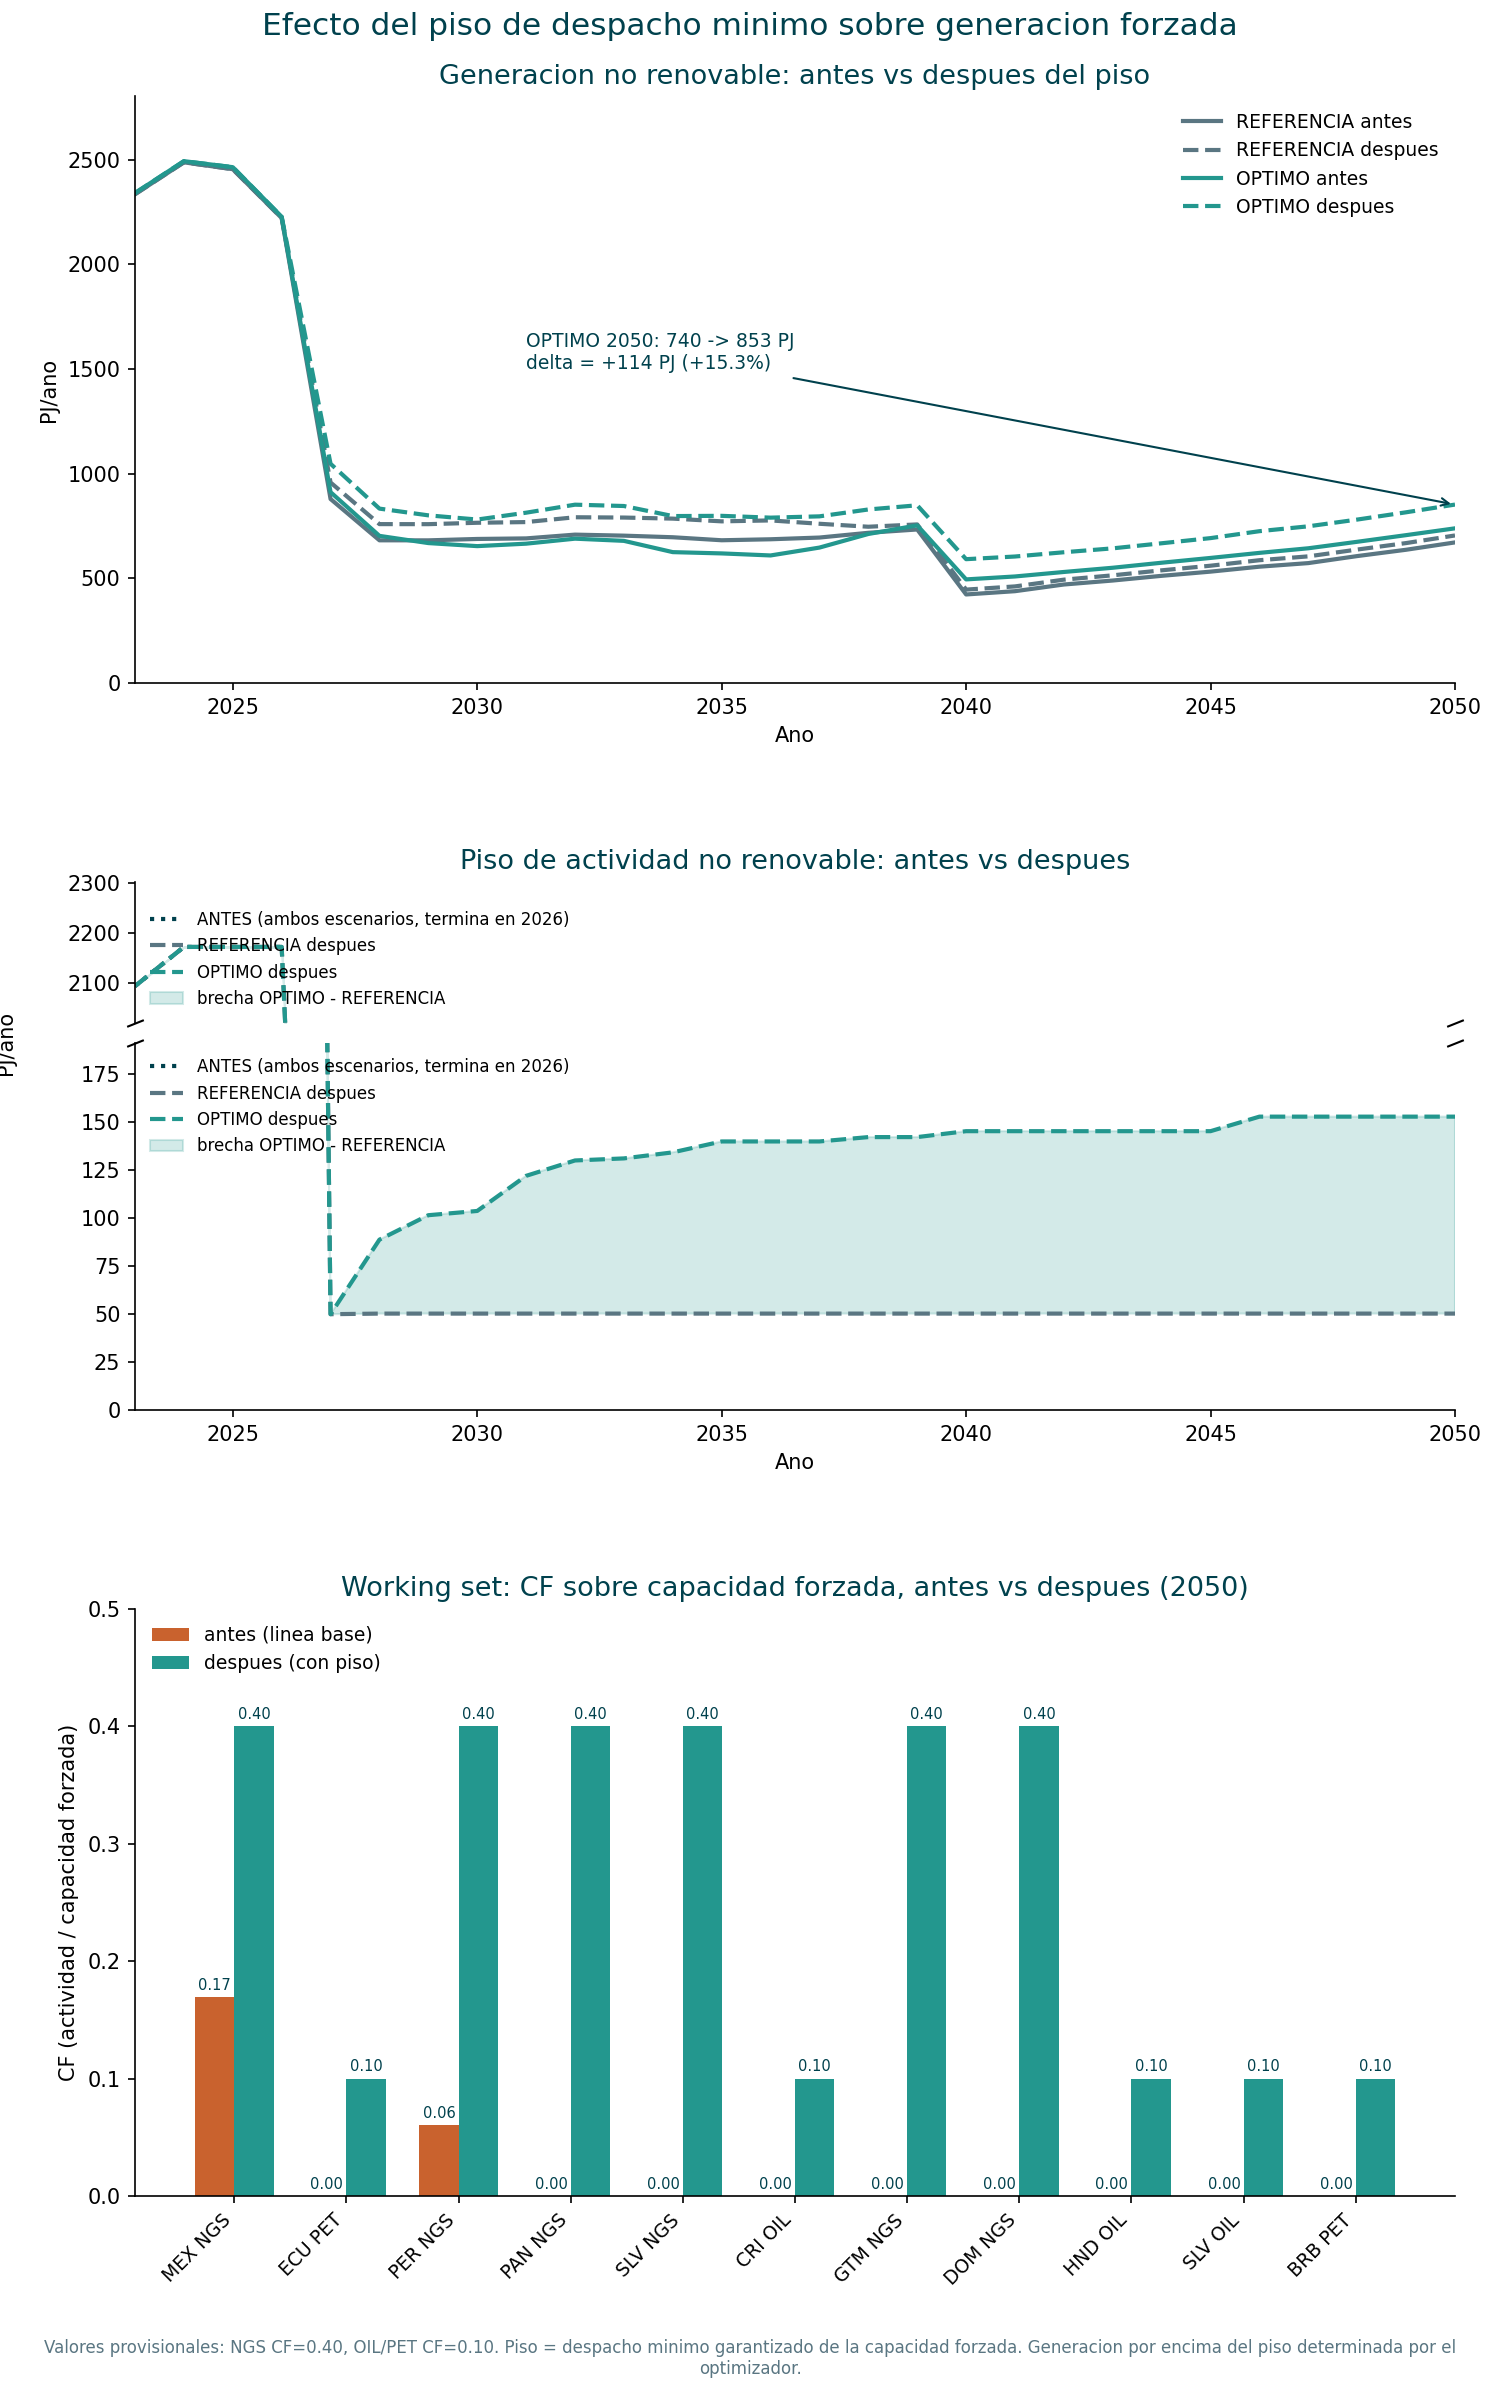

Here is the Python script that generated this plot:
"""
fig_floor_effect.py  --  read-only. Renders the before/after effect of the
dispatch-floor fix as a 3-panel figure.

Data sources:
  - Baseline (pre-floor) combined inputs+outputs CSV: repo root
    RELAC_TX_StorageDelay_Combined_Inputs_Outputs_2026-06-19.csv (~404 MB).
  - Floored (post-floor) combined inputs+outputs CSV: Andrey's solved run at
    fix_dispatch_solved/solved_FLOORED/RELAC_TX_FLOORED_Combined_Inputs_Outputs.csv
    (BAU + OPT only; INV/VGB were not solved in this run).
  - "Before" activity floor (TotalTechnologyAnnualActivityLowerLimit): parsed
    from the original preprocessed MathProg txt via relac_io (authoritative
    source, confirms it ends at 2026 -- that is the bug this fix addresses).
  - "After" activity floor: no *_FLOORED.txt copy exists on disk (Andrey solved
    from a floored otoole CSV, not a floored txt), so the after-floor is read
    from fix_dispatch_solved/solved_FLOORED/RELAC_TX_FLOORED_Inputs.csv, the
    actual floored inputs-only CSV used for the solve. Same parameter, same
    values as what write_floors.py would have put in a _FLOORED.txt; this is
    just the CSV form of the same input.
  - Working-set forced capacity (forced_GW) and contracted_CF: candidate_floors.csv.

No model input is written. Only fig_floor_effect.png and cache/*.parquet.
"""

from __future__ import annotations

from pathlib import Path

import matplotlib
matplotlib.use("Agg")
import matplotlib.pyplot as plt
import pandas as pd

import relac_io as io

HERE = Path(__file__).resolve().parent
REPO = HERE.parent
BASELINE_COMBINED = REPO / "RELAC_TX_StorageDelay_Combined_Inputs_Outputs_2026-06-19.csv"
FLOORED_COMBINED = REPO / "fix_dispatch" / "solved_FLOORED" / "RELAC_TX_FLOORED_Combined_Inputs_Outputs.csv"
FLOORED_INPUTS = REPO / "fix_dispatch" / "solved_FLOORED" / "RELAC_TX_FLOORED_Inputs.csv"
CANDIDATES_CSV = HERE / "candidate_floors.csv"
OUT_PNG = HERE / "fig_floor_effect.png"

C2A = io.C2A_DEFAULT
FIRST_YEAR, LAST_YEAR = 2023, 2050
SCENARIOS = ["BAU", "OPT"]

DARK, TEAL, AMBER, GOLD, SLATE = "#00414D", "#23978E", "#C9622E", "#E0A82E", "#5A7682"

plt.rcParams["font.family"] = "DejaVu Sans"


# --------------------------------------------------------------------------- #
# tech classification
# --------------------------------------------------------------------------- #
def is_dispatchable(tech: str) -> bool:
    p = io.parse_tech(tech)
    return p["is_fossil"] or p["is_nuclear"]


# --------------------------------------------------------------------------- #
# data loaders
# --------------------------------------------------------------------------- #
def load_activity(csv_path: Path, tag: str) -> pd.DataFrame:
    """TotalTechnologyAnnualActivity, all techs, Scenario/TECHNOLOGY/YEAR/VALUE."""
    ext = io.extract_combined(["TotalTechnologyAnnualActivity"], csv_path=csv_path, cache_tag=tag)
    df = ext["TotalTechnologyAnnualActivity"]
    return df[["Scenario", "TECHNOLOGY", "YEAR", "VALUE"]].copy()


def load_original_lowerlimit() -> pd.DataFrame:
    """Original (pre-floor) TotalTechnologyAnnualActivityLowerLimit, BAU+OPT, from the txt."""
    frames = []
    for scen in SCENARIOS:
        mp = io.parse_mathprog(scen, ["TotalTechnologyAnnualActivityLowerLimit"])
        df = mp["TotalTechnologyAnnualActivityLowerLimit"]
        if len(df):
            df = df.copy()
            df["Scenario"] = scen
            frames.append(df[["Scenario", "TECHNOLOGY", "YEAR", "VALUE"]])
    return pd.concat(frames, ignore_index=True) if frames else pd.DataFrame(
        columns=["Scenario", "TECHNOLOGY", "YEAR", "VALUE"])


def load_floored_lowerlimit() -> pd.DataFrame:
    """Post-floor TotalTechnologyAnnualActivityLowerLimit, BAU+OPT, from the floored inputs CSV."""
    ext = io.extract_combined(["TotalTechnologyAnnualActivityLowerLimit"],
                              csv_path=FLOORED_INPUTS, cache_tag="floored_inputs_lowerlimit")
    df = ext["TotalTechnologyAnnualActivityLowerLimit"]
    return df[["Scenario", "TECHNOLOGY", "YEAR", "VALUE"]].copy()


def load_candidates() -> pd.DataFrame:
    cand = pd.read_csv(CANDIDATES_CSV, comment="#")
    return cand[cand.Scenario.isin(SCENARIOS)].copy()


# --------------------------------------------------------------------------- #
# panel data builders
# --------------------------------------------------------------------------- #
def panel_a_series(baseline_act: pd.DataFrame, floored_act: pd.DataFrame) -> dict:
    def yearly_dispatchable_sum(df: pd.DataFrame, scen: str) -> pd.Series:
        sub = df[(df.Scenario == scen) & (df.TECHNOLOGY.map(is_dispatchable))]
        return sub.groupby("YEAR")["VALUE"].sum()

    return dict(
        bau_before=yearly_dispatchable_sum(baseline_act, "BAU"),
        opt_before=yearly_dispatchable_sum(baseline_act, "OPT"),
        bau_after=yearly_dispatchable_sum(floored_act, "BAU"),
        opt_after=yearly_dispatchable_sum(floored_act, "OPT"),
    )


def panel_b_series(orig_ll: pd.DataFrame, floored_ll: pd.DataFrame) -> dict:
    def yearly_dispatchable_sum(df: pd.DataFrame, scen: str) -> pd.Series:
        if len(df) == 0:
            return pd.Series(dtype=float)
        sub = df[(df.Scenario == scen) & (df.TECHNOLOGY.map(is_dispatchable))]
        return sub.groupby("YEAR")["VALUE"].sum()

    bau_bef = yearly_dispatchable_sum(orig_ll, "BAU")
    opt_bef = yearly_dispatchable_sum(orig_ll, "OPT")
    # before the fix BAU and OPT floors are identical (scenario symmetry); combine
    before = bau_bef.combine_first(opt_bef)
    return dict(
        before=before,
        bau_after=yearly_dispatchable_sum(floored_ll, "BAU"),
        opt_after=yearly_dispatchable_sum(floored_ll, "OPT"),
    )


def panel_c_data(baseline_act: pd.DataFrame, floored_act: pd.DataFrame, cand: pd.DataFrame,
                  snapshot_year: int = LAST_YEAR) -> pd.DataFrame:
    # all 11 working-set techs are forced under OPT; use OPT for a single
    # consistent scenario across every plant (BAU only forces 2 of the 11).
    # A single terminal-year (2050) snapshot is used rather than an average
    # over the whole floor window: some plants have an early anomalous high-
    # activity year unrelated to the floor (see the artifact-verification
    # report), which would skew a multi-year average. By 2050 every plant is
    # well past commissioning and at steady state.
    scen = "OPT"
    base_lookup = {(r.TECHNOLOGY, int(r.YEAR)): r.VALUE
                   for r in baseline_act[baseline_act.Scenario == scen].itertuples(index=False)}
    floor_lookup = {(r.TECHNOLOGY, int(r.YEAR)): r.VALUE
                    for r in floored_act[floored_act.Scenario == scen].itertuples(index=False)}

    rows = []
    for tech in io.WORKING_SET:
        crow = cand[(cand.Scenario == scen) & (cand.TECHNOLOGY == tech) & (cand.YEAR == snapshot_year)]
        if len(crow) == 0:
            continue
        crow = crow.iloc[0]
        forced_gw = float(crow["forced_GW"])
        if forced_gw <= 0:
            continue
        contracted_cf = float(crow["contracted_CF"])
        country, fuel = crow["country"], crow["fuel"]

        act_before = base_lookup.get((tech, snapshot_year), 0.0)
        act_after = floor_lookup.get((tech, snapshot_year), 0.0)

        rows.append(dict(
            tech=tech, label=f"{country} {fuel}", contracted_CF=contracted_cf,
            CF_forced_before=act_before / (forced_gw * C2A),
            CF_forced_after=act_after / (forced_gw * C2A),
        ))
    return pd.DataFrame(rows)


# --------------------------------------------------------------------------- #
# plotting
# --------------------------------------------------------------------------- #
def plot(panel_a: dict, panel_b: dict, panel_c: pd.DataFrame):
    from matplotlib.gridspec import GridSpecFromSubplotSpec

    fig = plt.figure(figsize=(10, 16), dpi=150)
    outer = fig.add_gridspec(3, 1, height_ratios=[4, 3.6, 4], hspace=0.35,
                             top=0.96, bottom=0.085, left=0.09, right=0.97)
    axA = fig.add_subplot(outer[0])
    inner_b = GridSpecFromSubplotSpec(2, 1, subplot_spec=outer[1], height_ratios=[1, 2.6], hspace=0.08)
    axB_top = fig.add_subplot(inner_b[0])
    axB_bot = fig.add_subplot(inner_b[1], sharex=axB_top)
    axC = fig.add_subplot(outer[2])

    # ---- Panel A ----
    axA.set_title("Generacion no renovable: antes vs despues del piso", fontsize=13, color=DARK)
    axA.plot(panel_a["bau_before"].index, panel_a["bau_before"].values,
             color=SLATE, linestyle="-", lw=2, label="REFERENCIA antes")
    axA.plot(panel_a["bau_after"].index, panel_a["bau_after"].values,
             color=SLATE, linestyle="--", lw=2, label="REFERENCIA despues")
    axA.plot(panel_a["opt_before"].index, panel_a["opt_before"].values,
             color=TEAL, linestyle="-", lw=2, label="OPTIMO antes")
    axA.plot(panel_a["opt_after"].index, panel_a["opt_after"].values,
             color=TEAL, linestyle="--", lw=2, label="OPTIMO despues")
    axA.set_xlabel("Ano")
    axA.set_ylabel("PJ/ano")
    axA.set_xlim(FIRST_YEAR, LAST_YEAR)
    axA.set_ylim(0, axA.get_ylim()[1] * 1.08)
    axA.legend(loc="upper right", fontsize=9, frameon=False)
    axA.spines[["top", "right"]].set_visible(False)

    if LAST_YEAR in panel_a["opt_after"].index and LAST_YEAR in panel_a["opt_before"].index:
        before_2050 = panel_a["opt_before"].loc[LAST_YEAR]
        after_2050 = panel_a["opt_after"].loc[LAST_YEAR]
        delta = after_2050 - before_2050
        pct = 100 * delta / before_2050 if before_2050 else float("nan")
        axA.annotate(
            f"OPTIMO 2050: {before_2050:,.0f} -> {after_2050:,.0f} PJ\n"
            f"delta = {delta:+,.0f} PJ ({pct:+.1f}%)",
            xy=(LAST_YEAR, after_2050), xytext=(2031, 1500), textcoords="data",
            fontsize=9, color=DARK, ha="left",
            arrowprops=dict(arrowstyle="->", color=DARK, lw=1),
        )

    # ---- Panel B (broken y-axis: the pre-2026 legacy floor is ~15x the new
    # post-2026 working-set floor, so a single linear scale hides one or the
    # other; two stacked axes share the x-axis and each get their own range) ----
    axB_top.set_title("Piso de actividad no renovable: antes vs despues", fontsize=13, color=DARK)
    for ax in (axB_top, axB_bot):
        if len(panel_b["before"]):
            ax.plot(panel_b["before"].index, panel_b["before"].values,
                    color=DARK, linestyle=":", lw=2, label="ANTES (ambos escenarios, termina en 2026)")
        ax.plot(panel_b["bau_after"].index, panel_b["bau_after"].values,
                color=SLATE, linestyle="--", lw=2, label="REFERENCIA despues")
        ax.plot(panel_b["opt_after"].index, panel_b["opt_after"].values,
                color=TEAL, linestyle="--", lw=2, label="OPTIMO despues")
        common_years = sorted(set(panel_b["bau_after"].index) & set(panel_b["opt_after"].index))
        if common_years:
            bau_vals = panel_b["bau_after"].reindex(common_years)
            opt_vals = panel_b["opt_after"].reindex(common_years)
            ax.fill_between(common_years, bau_vals.values, opt_vals.values,
                            color=TEAL, alpha=0.2, label="brecha OPTIMO - REFERENCIA")

    # after_max only over years > 2026: the floored series still carries the
    # unchanged pre-2026 legacy rows too (same value as "before"), so the
    # true post-fix floor level must exclude that shared pre-2026 segment.
    bau_after_post = panel_b["bau_after"][panel_b["bau_after"].index > 2026]
    opt_after_post = panel_b["opt_after"][panel_b["opt_after"].index > 2026]
    before_max = panel_b["before"].max() if len(panel_b["before"]) else 0
    after_max = max(bau_after_post.max() if len(bau_after_post) else 0,
                     opt_after_post.max() if len(opt_after_post) else 0)
    axB_top.set_ylim(before_max * 0.93, before_max * 1.06)
    axB_bot.set_ylim(0, after_max * 1.25)

    axB_top.spines["bottom"].set_visible(False)
    axB_bot.spines["top"].set_visible(False)
    axB_top.tick_params(labelbottom=False, bottom=False)
    axB_top.set_xlim(FIRST_YEAR, LAST_YEAR)
    axB_top.spines[["top", "right"]].set_visible(False)
    axB_bot.spines[["top", "right"]].set_visible(False)
    axB_bot.set_xlabel("Ano")
    axB_bot.set_ylabel("PJ/ano")
    axB_bot.yaxis.set_label_coords(-0.09, 1.0)

    d = 0.4
    break_kwargs = dict(marker=[(-1, -d), (1, d)], markersize=8, linestyle="none",
                        color="k", mec="k", mew=1, clip_on=False)
    axB_top.plot([0, 1], [0, 0], transform=axB_top.transAxes, **break_kwargs)
    axB_bot.plot([0, 1], [1, 1], transform=axB_bot.transAxes, **break_kwargs)

    axB_top.legend(loc="lower left", fontsize=8, frameon=False)
    axB_bot.legend(loc="upper left", fontsize=8, frameon=False)

    # ---- Panel C ----
    axC.set_title("Working set: CF sobre capacidad forzada, antes vs despues (2050)", fontsize=13, color=DARK)
    x = list(range(len(panel_c)))
    width = 0.35
    bars_before = axC.bar([i - width / 2 for i in x], panel_c["CF_forced_before"], width,
                          color=AMBER, label="antes (linea base)")
    bars_after = axC.bar([i + width / 2 for i in x], panel_c["CF_forced_after"], width,
                         color=TEAL, label="despues (con piso)")
    for bars in (bars_before, bars_after):
        axC.bar_label(bars, fmt="%.2f", fontsize=7, padding=2, color=DARK)
    axC.set_xticks(x)
    axC.set_xticklabels(panel_c["label"], rotation=45, ha="right", fontsize=9)
    axC.set_ylabel("CF (actividad / capacidad forzada)")
    top = max(0.5, panel_c[["CF_forced_before", "CF_forced_after"]].to_numpy().max() * 1.2)
    axC.set_ylim(0, top)
    axC.legend(loc="upper left", fontsize=9, frameon=False)
    axC.spines[["top", "right"]].set_visible(False)

    fig.suptitle("Efecto del piso de despacho minimo sobre generacion forzada",
                 fontsize=15, color=DARK, y=0.995)
    fig.text(0.5, 0.012,
             "Valores provisionales: NGS CF=0.40, OIL/PET CF=0.10. Piso = despacho minimo "
             "garantizado de la capacidad forzada. Generacion por encima del piso determinada "
             "por el optimizador.",
             ha="center", fontsize=8, color=SLATE, wrap=True)

    fig.savefig(OUT_PNG, dpi=150)
    print(f"wrote {OUT_PNG}")


def main():
    assert BASELINE_COMBINED.exists(), f"missing baseline combined CSV: {BASELINE_COMBINED}"
    assert FLOORED_COMBINED.exists(), f"missing floored combined CSV: {FLOORED_COMBINED}"
    assert FLOORED_INPUTS.exists(), f"missing floored inputs CSV: {FLOORED_INPUTS}"

    print("loading baseline activity (404 MB, chunked, cached after first run)...")
    baseline_act = load_activity(BASELINE_COMBINED, "baseline_combined")
    print(f"  baseline activity rows: {len(baseline_act)}")

    print("loading floored activity (cached from the artifact-verification session)...")
    floored_act = load_activity(FLOORED_COMBINED, "floored_ws_decomp")
    print(f"  floored activity rows: {len(floored_act)}")

    print("parsing original TotalTechnologyAnnualActivityLowerLimit from preprocessed txt...")
    orig_ll = load_original_lowerlimit()
    print(f"  original lower-limit rows: {len(orig_ll)}; "
          f"year range: {orig_ll.YEAR.min() if len(orig_ll) else None}-"
          f"{orig_ll.YEAR.max() if len(orig_ll) else None}")

    print("loading floored TotalTechnologyAnnualActivityLowerLimit from the floored inputs CSV...")
    floored_ll = load_floored_lowerlimit()
    print(f"  floored lower-limit rows: {len(floored_ll)}")

    cand = load_candidates()

    panel_a = panel_a_series(baseline_act, floored_act)
    panel_b = panel_b_series(orig_ll, floored_ll)
    panel_c = panel_c_data(baseline_act, floored_act, cand)

    print("\npanel A (non-renewable generation, PJ/yr) at 2050:")
    for k, v in panel_a.items():
        print(f"  {k}: {v.get(LAST_YEAR, float('nan')):,.1f}" if LAST_YEAR in v.index else f"  {k}: n/a")

    print("\npanel B (activity floor, PJ/yr):")
    print(f"  before: last year present = {panel_b['before'].index.max() if len(panel_b['before']) else None}")
    print(f"  after BAU at 2050: {panel_b['bau_after'].get(LAST_YEAR, float('nan')):,.1f}")
    print(f"  after OPT at 2050: {panel_b['opt_after'].get(LAST_YEAR, float('nan')):,.1f}")

    print("\npanel C (working-set CF_forced, before -> after):")
    with pd.option_context("display.width", 200):
        print(panel_c.to_string(index=False))

    plot(panel_a, panel_b, panel_c)


if __name__ == "__main__":
    main()
